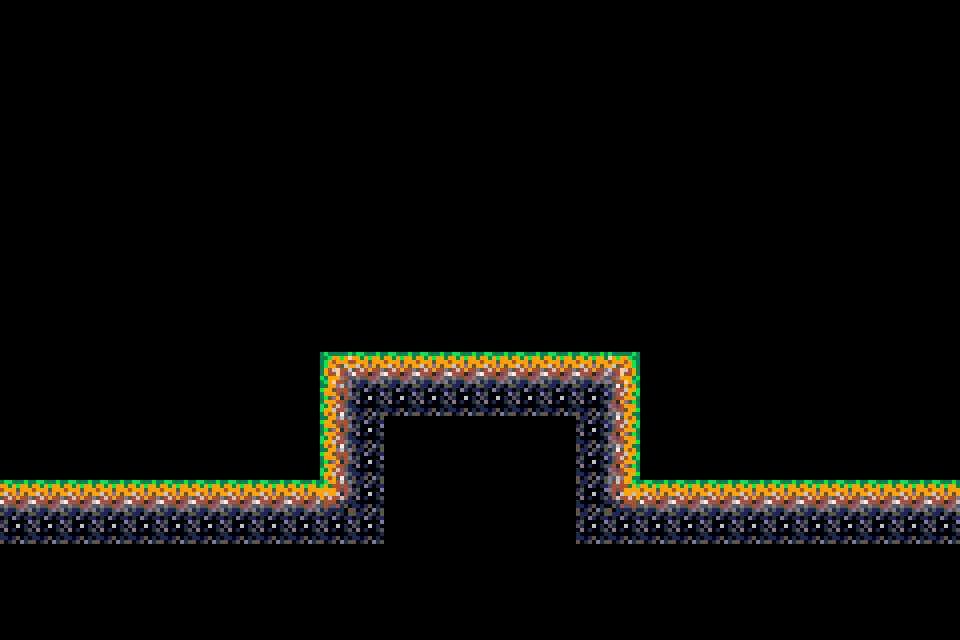

Rendered tile map (Tiled .tmx) drawn with the repository's tilesets; below, a short description and the full map source, tile grids included:
An orthogonal 30x20 tile map with 32x32 px tiles, 1 tile layer (Tile Layer 1).

<map version="1.10" tiledversion="1.11.2" orientation="orthogonal" renderorder="right-down" width="30" height="20" tilewidth="32" tileheight="32" infinite="0" nextlayerid="2" nextobjectid="1">
 <editorsettings>
  <export target="testMap.lua" format="lua" />
 </editorsettings>
 <tileset firstgid="1" name="test-tiles" tilewidth="32" tileheight="32" tilecount="18" columns="6">
  <image source="tiles.png" width="192" height="96" />
 </tileset>
 <layer id="1" name="Tile Layer 1" width="30" height="20">
  <data encoding="csv">
0,0,0,0,0,0,0,0,0,0,0,0,0,0,0,0,0,0,0,0,0,0,0,0,0,0,0,0,0,0,
0,0,0,0,0,0,0,0,0,0,0,0,0,0,0,0,0,0,0,0,0,0,0,0,0,0,0,0,0,0,
0,0,0,0,0,0,0,0,0,0,0,0,0,0,0,0,0,0,0,0,0,0,0,0,0,0,0,0,0,0,
0,0,0,0,0,0,0,0,0,0,0,0,0,0,0,0,0,0,0,0,0,0,0,0,0,0,0,0,0,0,
0,0,0,0,0,0,0,0,0,0,0,0,0,0,0,0,0,0,0,0,0,0,0,0,0,0,0,0,0,0,
0,0,0,0,0,0,0,0,0,0,0,0,0,0,0,0,0,0,0,0,0,0,0,0,0,0,0,0,0,0,
0,0,0,0,0,0,0,0,0,0,0,0,0,0,0,0,0,0,0,0,0,0,0,0,0,0,0,0,0,0,
0,0,0,0,0,0,0,0,0,0,0,0,0,0,0,0,0,0,0,0,0,0,0,0,0,0,0,0,0,0,
0,0,0,0,0,0,0,0,0,0,0,0,0,0,0,0,0,0,0,0,0,0,0,0,0,0,0,0,0,0,
0,0,0,0,0,0,0,0,0,0,0,0,0,0,0,0,0,0,0,0,0,0,0,0,0,0,0,0,0,0,
0,0,0,0,0,0,0,0,0,0,0,0,0,0,0,0,0,0,0,0,0,0,0,0,0,0,0,0,0,0,
0,0,0,0,0,0,0,0,0,0,1,2,2,2,2,2,2,2,2,3,0,0,0,0,0,0,0,0,0,0,
0,0,0,0,0,0,0,0,0,0,7,8,8,8,8,8,8,8,8,9,0,0,0,0,0,0,0,0,0,0,
0,0,0,0,0,0,0,0,0,0,7,8,4,4,4,4,4,4,8,9,0,0,0,0,0,0,0,0,0,0,
0,0,0,0,0,0,0,0,0,0,7,8,4,4,4,4,4,4,8,9,0,0,0,0,0,0,0,0,0,0,
2,2,2,2,2,2,2,2,2,2,12,8,4,4,4,4,4,4,8,11,2,2,2,2,2,2,2,2,2,2,
8,8,8,8,8,8,8,8,8,8,8,8,4,4,4,4,4,4,8,8,8,8,8,8,8,8,8,8,8,8,
4,4,4,4,4,4,4,4,4,4,4,4,4,4,4,4,4,4,4,4,4,4,4,4,4,4,4,4,4,4,
4,4,4,4,4,4,4,4,4,4,4,4,4,4,4,4,4,4,4,4,4,4,4,4,4,4,4,4,4,4,
4,4,4,4,4,4,4,4,4,4,4,4,4,4,4,4,4,4,4,4,4,4,4,4,4,4,4,4,4,4
</data>
 </layer>
</map>